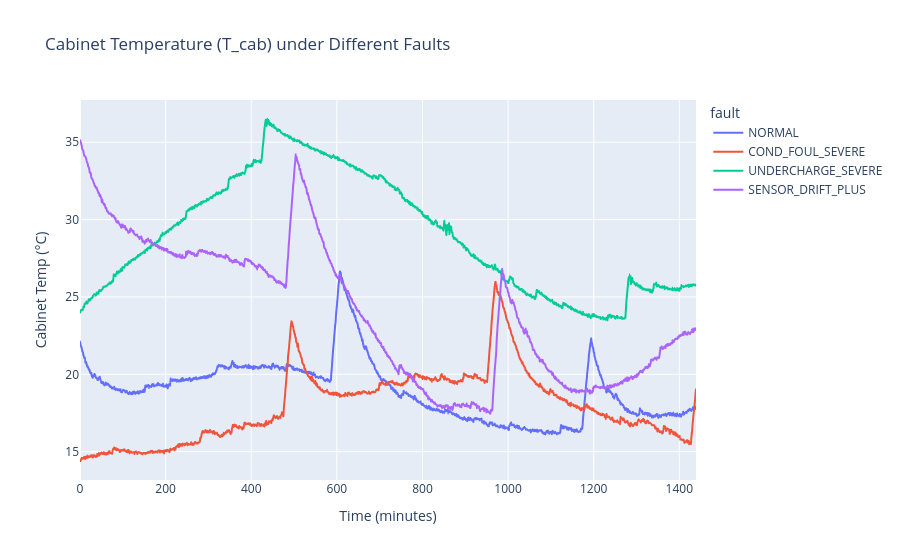
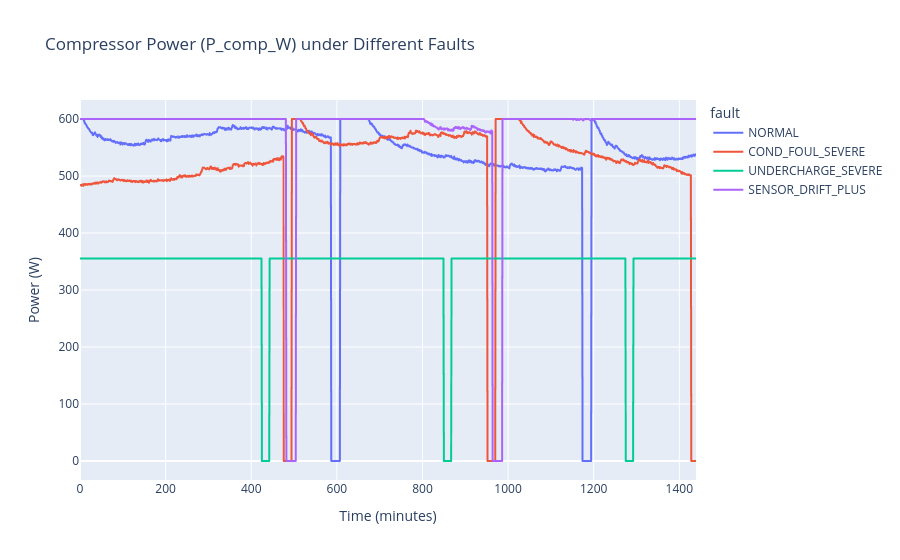
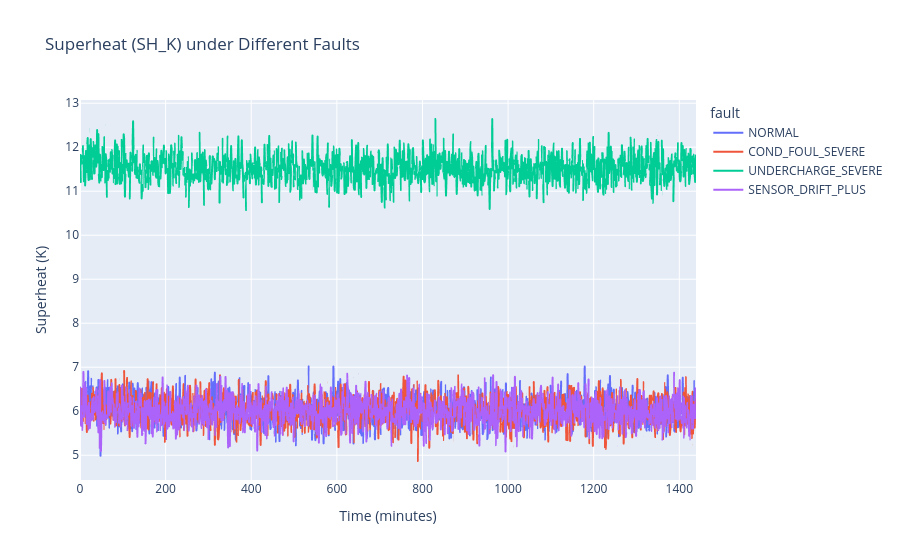
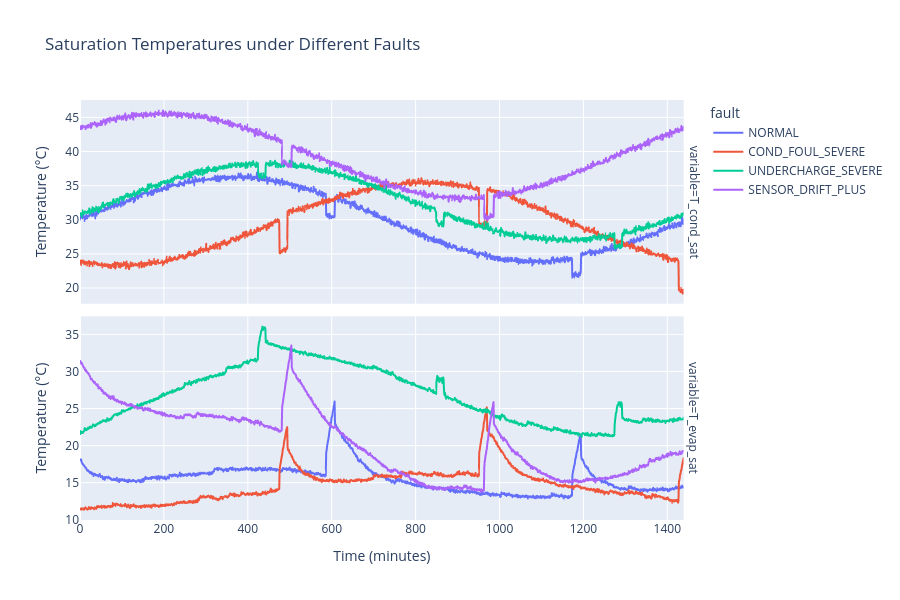

The code cell stored with these charts, in order, in its notebook:
### Code cell
import plotly.express as px

faults_to_compare = ['NORMAL', 'COND_FOUL_SEVERE', 'UNDERCHARGE_SEVERE', 'SENSOR_DRIFT_PLUS']

run_ids_to_plot = [df[df['fault'] == f]['run_id'].iloc[0] for f in faults_to_compare]

df_fault_comparison = df[df['run_id'].isin(run_ids_to_plot)]

fig = px.line(df_fault_comparison, x='time_min', y='T_cab', color='fault',
              title='Cabinet Temperature (T_cab) under Different Faults',
              labels={'T_cab': 'Cabinet Temp (°C)', 'time_min': 'Time (minutes)'})
fig.show()

fig = px.line(df_fault_comparison, x='time_min', y='P_comp_W', color='fault',
              title='Compressor Power (P_comp_W) under Different Faults',
              labels={'P_comp_W': 'Power (W)', 'time_min': 'Time (minutes)'})
fig.show()

fig = px.line(df_fault_comparison, x='time_min', y='SH_K', color='fault',
              title='Superheat (SH_K) under Different Faults',
              labels={'SH_K': 'Superheat (K)', 'time_min': 'Time (minutes)'})
fig.show()

fig = px.line(df_fault_comparison, x='time_min', y=['T_cond_sat', 'T_evap_sat'], color='fault',
              facet_row='variable', height=600,
              title='Saturation Temperatures under Different Faults',
              labels={'value': 'Temperature (°C)', 'time_min': 'Time (minutes)'})
fig.update_yaxes(matches=None)
fig.show()

### Figure 1 — Plotly figure (JSON) as saved in the notebook; plotly's stock layout.template omitted (floating-point values rounded to 4 significant figures; data arrays with more than 128 entries replaced by an {"elided": "..."} marker saying what was removed)
{"data": [{"hovertemplate": "fault=NORMAL<br>Time (minutes)=%{x}<br>Cabinet Temp (°C)=%{y}<extra></extra>", "legendgroup": "NORMAL", "line": {"color": "#636efa", "dash": "solid"}, "marker": {"symbol": "circle"}, "mode": "lines", "name": "NORMAL", "showlegend": true, "type": "scattergl", "x": {"elided": "1440 int values"}, "xaxis": "x", "y": {"elided": "1440 float values"}, "yaxis": "y"}, {"hovertemplate": "fault=COND_FOUL_SEVERE<br>Time (minutes)=%{x}<br>Cabinet Temp (°C)=%{y}<extra></extra>", "legendgroup": "COND_FOUL_SEVERE", "line": {"color": "#EF553B", "dash": "solid"}, "marker": {"symbol": "circle"}, "mode": "lines", "name": "COND_FOUL_SEVERE", "showlegend": true, "type": "scattergl", "x": {"elided": "1440 int values"}, "xaxis": "x", "y": {"elided": "1440 float values"}, "yaxis": "y"}, {"hovertemplate": "fault=UNDERCHARGE_SEVERE<br>Time (minutes)=%{x}<br>Cabinet Temp (°C)=%{y}<extra></extra>", "legendgroup": "UNDERCHARGE_SEVERE", "line": {"color": "#00cc96", "dash": "solid"}, "marker": {"symbol": "circle"}, "mode": "lines", "name": "UNDERCHARGE_SEVERE", "showlegend": true, "type": "scattergl", "x": {"elided": "1440 int values"}, "xaxis": "x", "y": {"elided": "1440 float values"}, "yaxis": "y"}, {"hovertemplate": "fault=SENSOR_DRIFT_PLUS<br>Time (minutes)=%{x}<br>Cabinet Temp (°C)=%{y}<extra></extra>", "legendgroup": "SENSOR_DRIFT_PLUS", "line": {"color": "#ab63fa", "dash": "solid"}, "marker": {"symbol": "circle"}, "mode": "lines", "name": "SENSOR_DRIFT_PLUS", "showlegend": true, "type": "scattergl", "x": {"elided": "1440 int values"}, "xaxis": "x", "y": {"elided": "1440 float values"}, "yaxis": "y"}], "layout": {"legend": {"title": {"text": "fault"}, "tracegroupgap": 0}, "title": {"text": "Cabinet Temperature (T_cab) under Different Faults"}, "xaxis": {"anchor": "y", "domain": [0, 1], "title": {"text": "Time (minutes)"}}, "yaxis": {"anchor": "x", "domain": [0, 1], "title": {"text": "Cabinet Temp (°C)"}}}}

### Figure 2 — Plotly figure (JSON) as saved in the notebook; plotly's stock layout.template omitted (floating-point values rounded to 4 significant figures; data arrays with more than 128 entries replaced by an {"elided": "..."} marker saying what was removed)
{"data": [{"hovertemplate": "fault=NORMAL<br>Time (minutes)=%{x}<br>Power (W)=%{y}<extra></extra>", "legendgroup": "NORMAL", "line": {"color": "#636efa", "dash": "solid"}, "marker": {"symbol": "circle"}, "mode": "lines", "name": "NORMAL", "showlegend": true, "type": "scattergl", "x": {"elided": "1440 int values"}, "xaxis": "x", "y": {"elided": "1440 float values"}, "yaxis": "y"}, {"hovertemplate": "fault=COND_FOUL_SEVERE<br>Time (minutes)=%{x}<br>Power (W)=%{y}<extra></extra>", "legendgroup": "COND_FOUL_SEVERE", "line": {"color": "#EF553B", "dash": "solid"}, "marker": {"symbol": "circle"}, "mode": "lines", "name": "COND_FOUL_SEVERE", "showlegend": true, "type": "scattergl", "x": {"elided": "1440 int values"}, "xaxis": "x", "y": {"elided": "1440 float values"}, "yaxis": "y"}, {"hovertemplate": "fault=UNDERCHARGE_SEVERE<br>Time (minutes)=%{x}<br>Power (W)=%{y}<extra></extra>", "legendgroup": "UNDERCHARGE_SEVERE", "line": {"color": "#00cc96", "dash": "solid"}, "marker": {"symbol": "circle"}, "mode": "lines", "name": "UNDERCHARGE_SEVERE", "showlegend": true, "type": "scattergl", "x": {"elided": "1440 int values"}, "xaxis": "x", "y": {"elided": "1440 float values"}, "yaxis": "y"}, {"hovertemplate": "fault=SENSOR_DRIFT_PLUS<br>Time (minutes)=%{x}<br>Power (W)=%{y}<extra></extra>", "legendgroup": "SENSOR_DRIFT_PLUS", "line": {"color": "#ab63fa", "dash": "solid"}, "marker": {"symbol": "circle"}, "mode": "lines", "name": "SENSOR_DRIFT_PLUS", "showlegend": true, "type": "scattergl", "x": {"elided": "1440 int values"}, "xaxis": "x", "y": {"elided": "1440 float values"}, "yaxis": "y"}], "layout": {"legend": {"title": {"text": "fault"}, "tracegroupgap": 0}, "title": {"text": "Compressor Power (P_comp_W) under Different Faults"}, "xaxis": {"anchor": "y", "domain": [0, 1], "title": {"text": "Time (minutes)"}}, "yaxis": {"anchor": "x", "domain": [0, 1], "title": {"text": "Power (W)"}}}}

### Figure 3 — Plotly figure (JSON) as saved in the notebook; plotly's stock layout.template omitted (floating-point values rounded to 4 significant figures; data arrays with more than 128 entries replaced by an {"elided": "..."} marker saying what was removed)
{"data": [{"hovertemplate": "fault=NORMAL<br>Time (minutes)=%{x}<br>Superheat (K)=%{y}<extra></extra>", "legendgroup": "NORMAL", "line": {"color": "#636efa", "dash": "solid"}, "marker": {"symbol": "circle"}, "mode": "lines", "name": "NORMAL", "showlegend": true, "type": "scattergl", "x": {"elided": "1440 int values"}, "xaxis": "x", "y": {"elided": "1440 float values"}, "yaxis": "y"}, {"hovertemplate": "fault=COND_FOUL_SEVERE<br>Time (minutes)=%{x}<br>Superheat (K)=%{y}<extra></extra>", "legendgroup": "COND_FOUL_SEVERE", "line": {"color": "#EF553B", "dash": "solid"}, "marker": {"symbol": "circle"}, "mode": "lines", "name": "COND_FOUL_SEVERE", "showlegend": true, "type": "scattergl", "x": {"elided": "1440 int values"}, "xaxis": "x", "y": {"elided": "1440 float values"}, "yaxis": "y"}, {"hovertemplate": "fault=UNDERCHARGE_SEVERE<br>Time (minutes)=%{x}<br>Superheat (K)=%{y}<extra></extra>", "legendgroup": "UNDERCHARGE_SEVERE", "line": {"color": "#00cc96", "dash": "solid"}, "marker": {"symbol": "circle"}, "mode": "lines", "name": "UNDERCHARGE_SEVERE", "showlegend": true, "type": "scattergl", "x": {"elided": "1440 int values"}, "xaxis": "x", "y": {"elided": "1440 float values"}, "yaxis": "y"}, {"hovertemplate": "fault=SENSOR_DRIFT_PLUS<br>Time (minutes)=%{x}<br>Superheat (K)=%{y}<extra></extra>", "legendgroup": "SENSOR_DRIFT_PLUS", "line": {"color": "#ab63fa", "dash": "solid"}, "marker": {"symbol": "circle"}, "mode": "lines", "name": "SENSOR_DRIFT_PLUS", "showlegend": true, "type": "scattergl", "x": {"elided": "1440 int values"}, "xaxis": "x", "y": {"elided": "1440 float values"}, "yaxis": "y"}], "layout": {"legend": {"title": {"text": "fault"}, "tracegroupgap": 0}, "title": {"text": "Superheat (SH_K) under Different Faults"}, "xaxis": {"anchor": "y", "domain": [0, 1], "title": {"text": "Time (minutes)"}}, "yaxis": {"anchor": "x", "domain": [0, 1], "title": {"text": "Superheat (K)"}}}}

### Figure 4 — Plotly figure (JSON) as saved in the notebook; plotly's stock layout.template omitted (floating-point values rounded to 4 significant figures; data arrays with more than 128 entries replaced by an {"elided": "..."} marker saying what was removed)
{"data": [{"hovertemplate": "fault=NORMAL<br>variable=T_cond_sat<br>Time (minutes)=%{x}<br>Temperature (°C)=%{y}<extra></extra>", "legendgroup": "NORMAL", "line": {"color": "#636efa", "dash": "solid"}, "marker": {"symbol": "circle"}, "mode": "lines", "name": "NORMAL", "showlegend": true, "type": "scattergl", "x": {"elided": "1440 int values"}, "xaxis": "x2", "y": {"elided": "1440 float values"}, "yaxis": "y2"}, {"hovertemplate": "fault=NORMAL<br>variable=T_evap_sat<br>Time (minutes)=%{x}<br>Temperature (°C)=%{y}<extra></extra>", "legendgroup": "NORMAL", "line": {"color": "#636efa", "dash": "solid"}, "marker": {"symbol": "circle"}, "mode": "lines", "name": "NORMAL", "showlegend": false, "type": "scattergl", "x": {"elided": "1440 int values"}, "xaxis": "x", "y": {"elided": "1440 float values"}, "yaxis": "y"}, {"hovertemplate": "fault=COND_FOUL_SEVERE<br>variable=T_cond_sat<br>Time (minutes)=%{x}<br>Temperature (°C)=%{y}<extra></extra>", "legendgroup": "COND_FOUL_SEVERE", "line": {"color": "#EF553B", "dash": "solid"}, "marker": {"symbol": "circle"}, "mode": "lines", "name": "COND_FOUL_SEVERE", "showlegend": true, "type": "scattergl", "x": {"elided": "1440 int values"}, "xaxis": "x2", "y": {"elided": "1440 float values"}, "yaxis": "y2"}, {"hovertemplate": "fault=COND_FOUL_SEVERE<br>variable=T_evap_sat<br>Time (minutes)=%{x}<br>Temperature (°C)=%{y}<extra></extra>", "legendgroup": "COND_FOUL_SEVERE", "line": {"color": "#EF553B", "dash": "solid"}, "marker": {"symbol": "circle"}, "mode": "lines", "name": "COND_FOUL_SEVERE", "showlegend": false, "type": "scattergl", "x": {"elided": "1440 int values"}, "xaxis": "x", "y": {"elided": "1440 float values"}, "yaxis": "y"}, {"hovertemplate": "fault=UNDERCHARGE_SEVERE<br>variable=T_cond_sat<br>Time (minutes)=%{x}<br>Temperature (°C)=%{y}<extra></extra>", "legendgroup": "UNDERCHARGE_SEVERE", "line": {"color": "#00cc96", "dash": "solid"}, "marker": {"symbol": "circle"}, "mode": "lines", "name": "UNDERCHARGE_SEVERE", "showlegend": true, "type": "scattergl", "x": {"elided": "1440 int values"}, "xaxis": "x2", "y": {"elided": "1440 float values"}, "yaxis": "y2"}, {"hovertemplate": "fault=UNDERCHARGE_SEVERE<br>variable=T_evap_sat<br>Time (minutes)=%{x}<br>Temperature (°C)=%{y}<extra></extra>", "legendgroup": "UNDERCHARGE_SEVERE", "line": {"color": "#00cc96", "dash": "solid"}, "marker": {"symbol": "circle"}, "mode": "lines", "name": "UNDERCHARGE_SEVERE", "showlegend": false, "type": "scattergl", "x": {"elided": "1440 int values"}, "xaxis": "x", "y": {"elided": "1440 float values"}, "yaxis": "y"}, {"hovertemplate": "fault=SENSOR_DRIFT_PLUS<br>variable=T_cond_sat<br>Time (minutes)=%{x}<br>Temperature (°C)=%{y}<extra></extra>", "legendgroup": "SENSOR_DRIFT_PLUS", "line": {"color": "#ab63fa", "dash": "solid"}, "marker": {"symbol": "circle"}, "mode": "lines", "name": "SENSOR_DRIFT_PLUS", "showlegend": true, "type": "scattergl", "x": {"elided": "1440 int values"}, "xaxis": "x2", "y": {"elided": "1440 float values"}, "yaxis": "y2"}, {"hovertemplate": "fault=SENSOR_DRIFT_PLUS<br>variable=T_evap_sat<br>Time (minutes)=%{x}<br>Temperature (°C)=%{y}<extra></extra>", "legendgroup": "SENSOR_DRIFT_PLUS", "line": {"color": "#ab63fa", "dash": "solid"}, "marker": {"symbol": "circle"}, "mode": "lines", "name": "SENSOR_DRIFT_PLUS", "showlegend": false, "type": "scattergl", "x": {"elided": "1440 int values"}, "xaxis": "x", "y": {"elided": "1440 float values"}, "yaxis": "y"}], "layout": {"annotations": [{"font": {}, "showarrow": false, "text": "variable=T_evap_sat", "textangle": 90, "x": 0.98, "xanchor": "left", "xref": "paper", "y": 0.2425, "yanchor": "middle", "yref": "paper"}, {"font": {}, "showarrow": false, "text": "variable=T_cond_sat", "textangle": 90, "x": 0.98, "xanchor": "left", "xref": "paper", "y": 0.7575, "yanchor": "middle", "yref": "paper"}], "height": 600, "legend": {"title": {"text": "fault"}, "tracegroupgap": 0}, "title": {"text": "Saturation Temperatures under Different Faults"}, "xaxis": {"anchor": "y", "domain": [0, 0.98], "title": {"text": "Time (minutes)"}}, "xaxis2": {"anchor": "y2", "domain": [0, 0.98], "matches": "x", "showticklabels": false}, "yaxis": {"anchor": "x", "domain": [0, 0.485], "title": {"text": "Temperature (°C)"}}, "yaxis2": {"anchor": "x2", "domain": [0.515, 1], "title": {"text": "Temperature (°C)"}}}}
